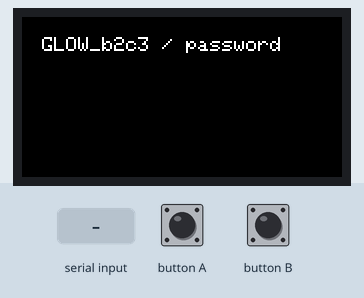
This sketch was run on a simulated ESP32. On the bench: 160×80 colour display. Inputs (shaded band) come from the test bench. Nothing arrives over Bluetooth unless stated; what the sketch prints to the serial monitor is not drawn.

Above: at 1.6 s.
1.7 s: "0x,1\n" received over Serial
At 3.0 s:
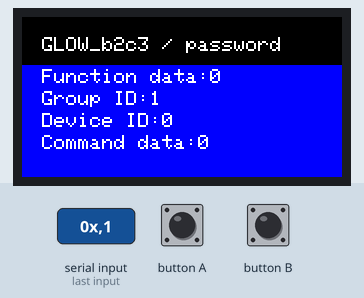
3.3 s: "0x\n" received over Serial
At 3.9 s:
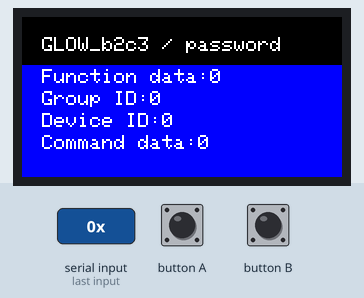
5.0 s: "90,45,200,10\n" received over Serial
At 5.8 s:
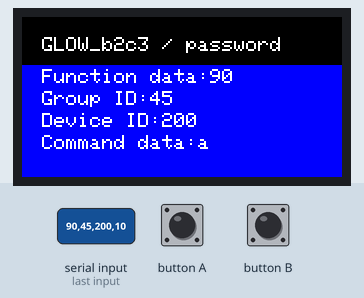
6.6 s: "30,150,10,200,45,90\n" received over Serial
At 7.8 s:
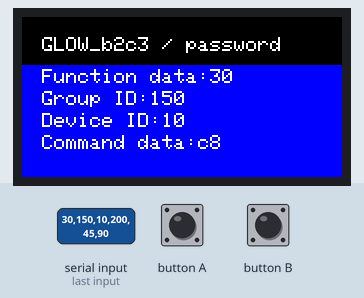
8.2 s: button A pressed for 0.15 s
At 9.5 s:
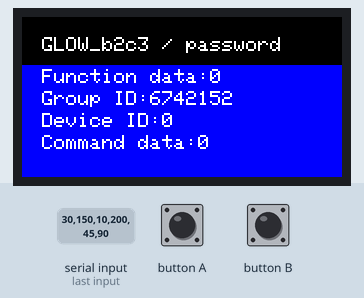
9.8 s: button A pressed for 1 s
At 10.4 s:
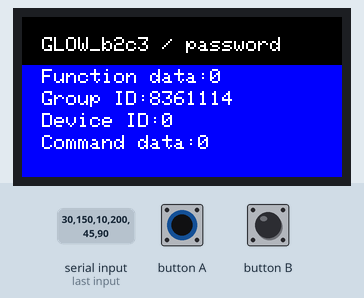
Timing chart, 0 to 12.8 s (numbered marks = the images above; inputs shaded):
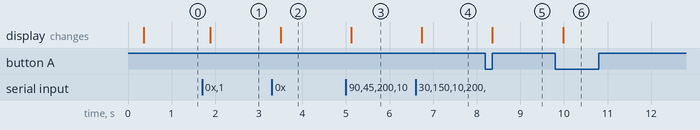

Measured:
- after the input at 1.7 s, the display: changes after 0.18 s (image 1)
- after the input at 3.3 s, the display: changes after 0.20 s (image 2)
- after the input at 5.0 s, the display: changes after 0.12 s (image 3)
- after the input at 6.6 s, the display: changes after 0.14 s (image 4)
- after the input at 8.2 s, the display: changes after 0.16 s (image 5)
- after the input at 9.8 s, the display: changes after 0.18 s (image 6)

The sketch:

M5StickC_UDP_S_GLOW.ino
```cpp
#include <M5StickC.h>

const int LCD_W = M5.Lcd.width();
const int LCD_H = M5.Lcd.height();

void setup()
{
  M5.begin();
  M5.Lcd.setTextSize(1);
  M5.Lcd.setRotation(1);
  M5.Lcd.setCursor(0, 0);
  Serial.begin(115200);
  init_BLE("GlowSDK");
  delay(100);
  init_udp();
  delay(100);
}

void loop()
{
  int func;
  int group;
  int id;
  unsigned int comm;

  if(receive_udp(&func,&group,&id,&comm)){
    if(comm>0x7fff)comm=0;
    serial_display(func,group,id,comm);
    displayOut(func,group,id,comm);
    sendGlowData(func,group,id,comm);
  }

  if(receive_serial(&func,&group,&id,&comm)){
    if(comm>0x7fff)comm=0;
    serial_display(func,group,id,comm);
    displayOut(func,group,id,comm);
    sendGlowData(func,group,id,comm);
  }

  if (M5.BtnA.wasPressed()){
    displayOut(0,group,id,0x0);
    sendGlowData(0,group,id,0x0);
  }
  if (M5.BtnB.wasPressed()){}
  M5.update();

  delay(100);
}

/***************
 * Diplay out
 */

void displayOut(int func, int group, int id, unsigned int command){
  M5.Lcd.fillRect(0, 24, LCD_H, LCD_W-20, BLUE);
  M5.Lcd.setTextColor(WHITE,BLUE);
  M5.Lcd.setCursor(10, 26);
  M5.Lcd.printf("Function data:%d",func);
  M5.Lcd.setCursor(10, 37);
  M5.Lcd.printf("Group ID:%d",group);
  M5.Lcd.setCursor(10, 48);
  M5.Lcd.printf("Device ID:%d",id);
  M5.Lcd.setCursor(10, 59);
  M5.Lcd.printf("Command data:%x",command);
}

void displayOut2(uint32_t func, uint32_t group, uint32_t id, uint32_t command){
  M5.Lcd.fillScreen(BLACK);
  M5.Lcd.setTextColor(GREEN);
  M5.Lcd.setTextSize(2);

  M5.Lcd.setCursor(10, 10); // Function
  M5.Lcd.printf("F:");
  M5.Lcd.setCursor(35, 10);
  M5.Lcd.printf("%d", func);

  M5.Lcd.setCursor(10, 35); // Group
  M5.Lcd.printf("G:");
  M5.Lcd.setCursor(35, 35);
  M5.Lcd.printf("%d", group);

  M5.Lcd.setCursor(10, 60); // ID
  M5.Lcd.printf("ID:");
  M5.Lcd.setCursor(10, 80);
  M5.Lcd.printf("%d", id);

  M5.Lcd.setCursor(10, 105);  // Command
  M5.Lcd.printf("Cmd:");
  M5.Lcd.setCursor(10, 125);
  M5.Lcd.printf("%x", command);
}

void serial_display(int func,int group,int id,int comm){
  Serial.print("function = ");
  Serial.println(func);
  Serial.print("group    = ");
  Serial.println(group);
  Serial.print("id       = ");
  Serial.println(id);
  Serial.print("command  = ");
  Serial.println(comm);
}
```

BLE_ADV.ino
```cpp
#include <BLEDevice.h>
#include <BLEUtils.h>
#include "BLEBeacon.h"

#define BEACON_UUID           "65432461-1EFE-4ADB-BC7E-9F7F8E27FDC1"
#define TX_POWER   -65

// function
#define GLOW_OFF 0
#define GLOW_ON 1
#define GROUP_ID_START 2
#define GROUP_ID_END 3
#define DEVICE_ID_START 4
#define DEVICE_ID_END 5

BLEAdvertising *pAdvertising;

std::string setUUID(){
  std::string org = BEACON_UUID;
  std::string dst = "";
  if( org.length() != 36 ){
    return "error";
  }
  dst  = org[34]; dst += org[35];
  dst += org[32]; dst += org[33];
  dst += org[30]; dst += org[31];
  dst += org[28]; dst += org[29];
  dst += org[8];
  dst += org[26]; dst += org[27];
  dst += org[24]; dst += org[25];
  dst += org[23];
  dst += org[21]; dst += org[22];
  dst += org[19]; dst += org[20];
  dst += org[18];
  dst += org[16]; dst += org[17];
  dst += org[14]; dst += org[15];
  dst += org[13];
  dst += org[11]; dst += org[12];
  dst += org[9];  dst += org[10];
  dst += org[6];  dst += org[7];
  dst += org[4];  dst += org[5];
  dst += org[2];  dst += org[3];
  dst += org[0];  dst += org[1];
  return dst;
}

void init_BLE(String device_name){
  BLEDevice::init(device_name.c_str());
  pAdvertising = BLEDevice::getAdvertising();
}

void sendGlowData(uint32_t func, uint32_t group, uint32_t id, uint32_t command){
  if(func==GLOW_OFF){            // Glow OFF
    controlDeviceOFF(group,id);
  }
  else if(func==GLOW_ON){
    controlDeviceON(group,id,command);
  }
  else if(func==GROUP_ID_START){
    startGroupSet(group);
  }
  else if(func==GROUP_ID_END){
    endGroupSet();
  }
  else if(func==DEVICE_ID_START){
    startIDSet(id);
  }
  else if(func==DEVICE_ID_END){
    endIDSet();
  }
  else{
    controlDeviceOFF(group,id);
  }
}

void controlDeviceON(int group, int id, int pattern){
  pAdvertising->stop();
  delay(100);
  int sendid = ((group<<10) & 0xffff) + id;
  setAdvertise(sendid,pattern);
  pAdvertising->start();
  delay(200);
}

void controlDeviceOFF(int group, int id){
  pAdvertising->stop();
  delay(100);
  int sendid = ((group<<10) & 0xffff) + id;
  setAdvertise(sendid,0);
  pAdvertising->start();
  delay(200);
}

void startGroupSet(int group) {
  pAdvertising->stop();
  delay(100);
  if(group<1){
    group=1;
  }
  else if (group>7){
    group=7;
  }
  int sendgrp = ((3 << 13) & 0xffff) +  ((group << 10) & 0xffff);
  setAdvertise(sendgrp,0);
  pAdvertising->start();
  delay(100);
}

void endGroupSet() {
  pAdvertising->stop();
  delay(100);
  setAdvertise(0,0);
  pAdvertising->start();
  delay(1000);
  pAdvertising->stop();
  delay(100);
}

void startIDSet(int id) {
  pAdvertising->stop();
  delay(100);
  if(id<1){
    id=1;
  }
  else if (id>1023){
    id=1023;
  }
  int sendid = ((2 << 13) & 0xffff) + id;
  setAdvertise(sendid,0);
  pAdvertising->start();
  delay(100);
}

void endIDSet() {
  pAdvertising->stop();
  delay(100);
  setAdvertise(0,0);
  pAdvertising->start();
  delay(1000);
  pAdvertising->stop();
  delay(100);
}

void setAdvertise(int serial, int cmd){
  BLEBeacon oBeacon = BLEBeacon();
  oBeacon.setManufacturerId(0x4c00);
  oBeacon.setProximityUUID(BLEUUID(setUUID()));
  oBeacon.setMajor(serial);
  oBeacon.setMinor(cmd);
  oBeacon.setSignalPower(TX_POWER);
  BLEAdvertisementData oAdvertisementData = BLEAdvertisementData();
  BLEAdvertisementData oScanResponseData = BLEAdvertisementData();

  oAdvertisementData.setFlags(0x04);

  std::string strServiceData = "";

  strServiceData += (char)26;     // Len
  strServiceData += (char)0xFF;   // Type
  strServiceData += oBeacon.getData();
  oAdvertisementData.addData(strServiceData);

  pAdvertising->setAdvertisementData(oAdvertisementData);
  pAdvertising->setScanResponseData(oScanResponseData);
}
```

udp.ino
```cpp
#include <WiFi.h>
#include <WiFiUdp.h>

const char pass[] = "password";  // password
const int localPort = 10000;      // ポート番号(pythonのポート番号に合わせる)

const IPAddress ip(192, 168, 4, 1);       // IPアドレス(pythonのIPアドレスに合わせる)
const IPAddress subnet(255, 255, 255, 0); // サブネットマスク

String BleLocalName = "";
String MacAddress = "";

WiFiUDP udp;
String cmds[6] = {"\n"};

void init_udp(){
  readDeviceName();
  int ln = BleLocalName.length();
  char deviceName[ln+1];
  int i;
  for (i=0;i<ln;i++){
    deviceName[i]=BleLocalName[i];
  }
  deviceName[ln]=0x00;

  WiFi.softAP(deviceName, pass);
  delay(100);
  WiFi.softAPConfig(ip, ip, subnet);

  Serial.print("AP IP address: ");
  IPAddress myIP = WiFi.softAPIP();
  Serial.println(myIP);

  Serial.println("Starting UDP");
  udp.begin(localPort);
  Serial.print("Local port: ");
  Serial.println(localPort);

  M5.Lcd.fillScreen(BLACK);
  M5.Lcd.setCursor(10, 10);
  M5.Lcd.print(BleLocalName);
  M5.Lcd.print(" / "+String(pass));
}

bool receive_serial(int* func , int* group , int* id , unsigned int* comm){
  if (Serial.available() > 0){
    //key = Serial.read();
    String str = Serial.readStringUntil('\n');
    delay(100);
    Serial.println(str); // Serial通信で来た値を表示
    int index = split(str, ',', cmds);

    int pos = cmds[3].indexOf("0x");
    if(pos>=0){
      String cm;
      cm = cmds[3].substring(pos+2);
      *comm = HexAtoi(cm);
    }
    else{
      *comm = cmds[3].toInt();
    }

    *func = cmds[0].toInt();
    *group =cmds[1].toInt();
    *id =   cmds[2].toInt();
    //*comm = cmds[3].toInt();
    //*comm = HexAtoi(cmds[3]);
    return true;
  }
  return false;
}

bool receive_udp(int* func , int* group , int* id , unsigned int* comm){
  char c[32];
  int packetSize = udp.parsePacket();
  if(packetSize>0){
    for (int i=0; i<packetSize; i++){
      c[i]=udp.read();
    }
    c[packetSize]=0x00;
    String str = String(c);
    Serial.println(str); // UDP通信で来た値を表示
    int index = split(str, ',', cmds);
    *func = cmds[0].toInt();
    *group =cmds[1].toInt();
    *id =   cmds[2].toInt();
    *comm = cmds[3].toInt();
    return true;
  }
  return false;
}

unsigned int HexAtoi(String str) {
  int len = str.length();
  char sNum[len+1];
  int num[len+1];
  str.toCharArray(sNum, len+1);

  unsigned int ret = 0;
  for(int i=0 ; i<len ; i++ ){
    int cn = (len-1)-i;
    if ( sNum[cn] >= 'A' && sNum[cn] <= 'F' ) {
      ret = ret + ((sNum[cn] - 'A' + 10)<<(i*4));
    }
    else if ( sNum[cn] >= 'a' && sNum[cn] <= 'f' ) {
      ret = ret + ((sNum[cn] - 'a' + 10)<<(i*4));
    }
    else if ( sNum[cn] >= '0' && sNum[cn] <= '9' ) {
      ret = ret + ((sNum[cn] - '0')<<(i*4));
    }
    else {
      return -1;
    }
  }
  return ret;
}

int split(String data, char delimiter, String *dst){
  int index = 0;
  int arraySize = (sizeof(data))/sizeof((data[0]));
  int datalength = data.length();

  for(int j=0; j<6; j++){
    dst[j]="";
  }

  for(int i = 0; i < datalength; i++){
    char tmp = data.charAt(i);
    if( tmp == delimiter ){
      index++;
      if( index > (arraySize - 1)) return -1;
    }
    else dst[index] += tmp;
  }
  return (index + 1);
}

void readDeviceName(){
  uint8_t mac0[6];
  esp_efuse_mac_get_default(mac0);
  Serial.printf("Default Mac Address = %02X:%02X:%02X:%02X:%02X:%02X\r\n", mac0[0], mac0[1], mac0[2], mac0[3], mac0[4], mac0[5]);
  MacAddress = String(mac0[4],HEX)+String(mac0[5],HEX);
  BleLocalName = "GLOW_"+MacAddress;
  Serial.println(BleLocalName);
}
```
